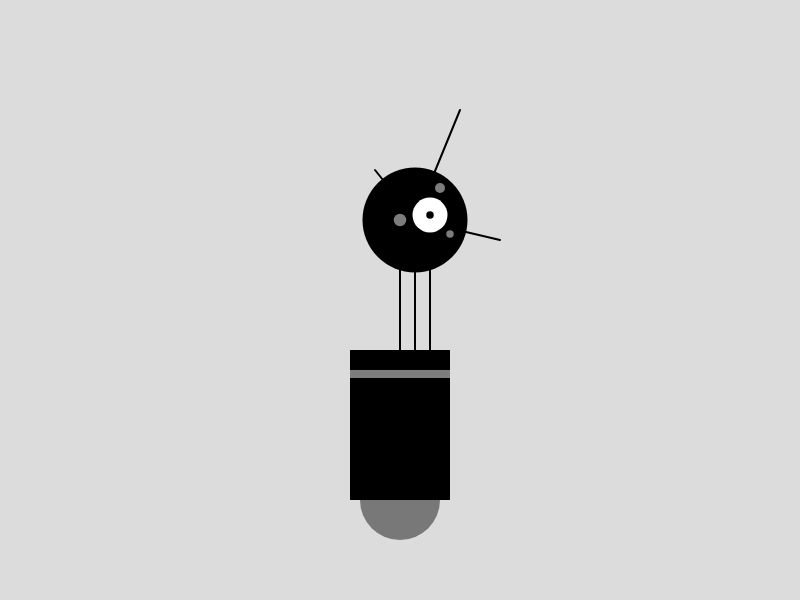
Frame 1 (no input)
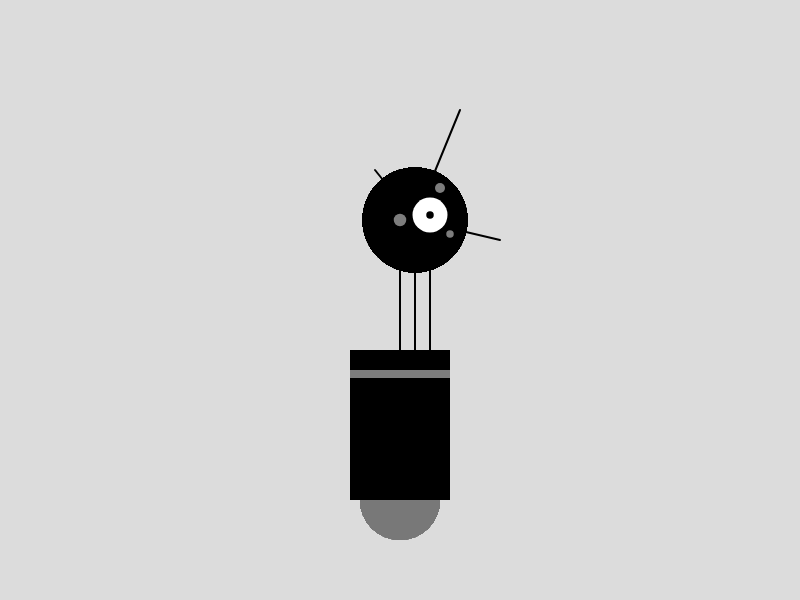
Frame 60 (no input)
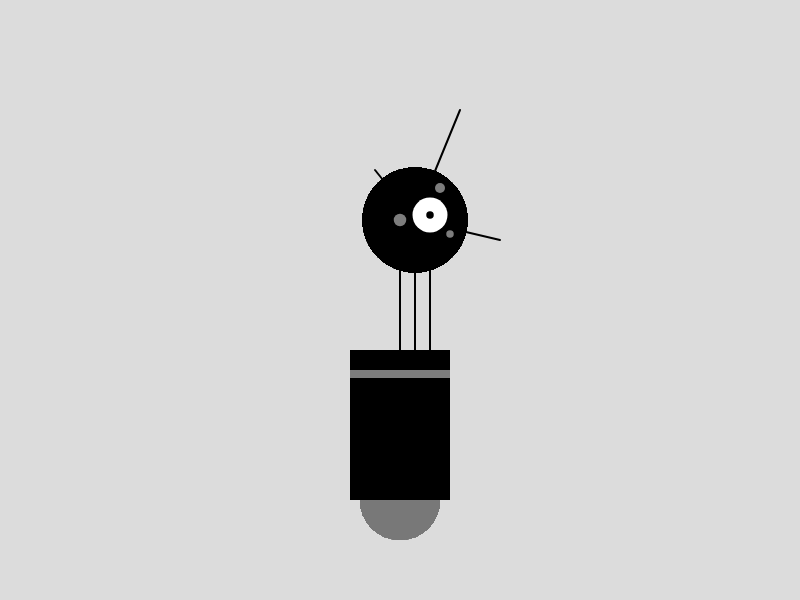
Frame 120 (the mouse pressed at the canvas centre since frame 60)

The p5.js sketch that drew these frames (run headless with seeded random() and noise() and a simulated clock; from frame 60 on, the mouse is pressed at the canvas centre):

// p5.js sketch
// ── sketch.js
function setup() {
  createCanvas(800,600);
  strokeWeight(2);
  background(220,220,220);
}

function draw() {
     
  // Neck
  line(400,400,400,250);
  line(415,415,415,250);
  line(430,430,430,250);
  
  // Antennas
  line(415,220,375,170);
  line(415,220,460,110);
  line(415,220,500,240);
  
  // Body
  noStroke();
  fill(120,120,120);  
  ellipse(400,500,80,80);
  fill(0,0,0);  
  rect(350,350,100,150);
  fill(125,125,125);
  rect(350,370,100,8);

  
  // Head
  fill(0,0,0);
  ellipse(415,220,105,105);
  fill(255,255,255);
  ellipse(430,215,35,35);
  fill(0,0,0);
  ellipse(430,215,7.5,7.5);
  fill(125,125,125);
  ellipse(440,188,10,10);
  ellipse(400,220,12.5,12.5);
  ellipse(450,234,7.5,7.5);
  
  
  
}
